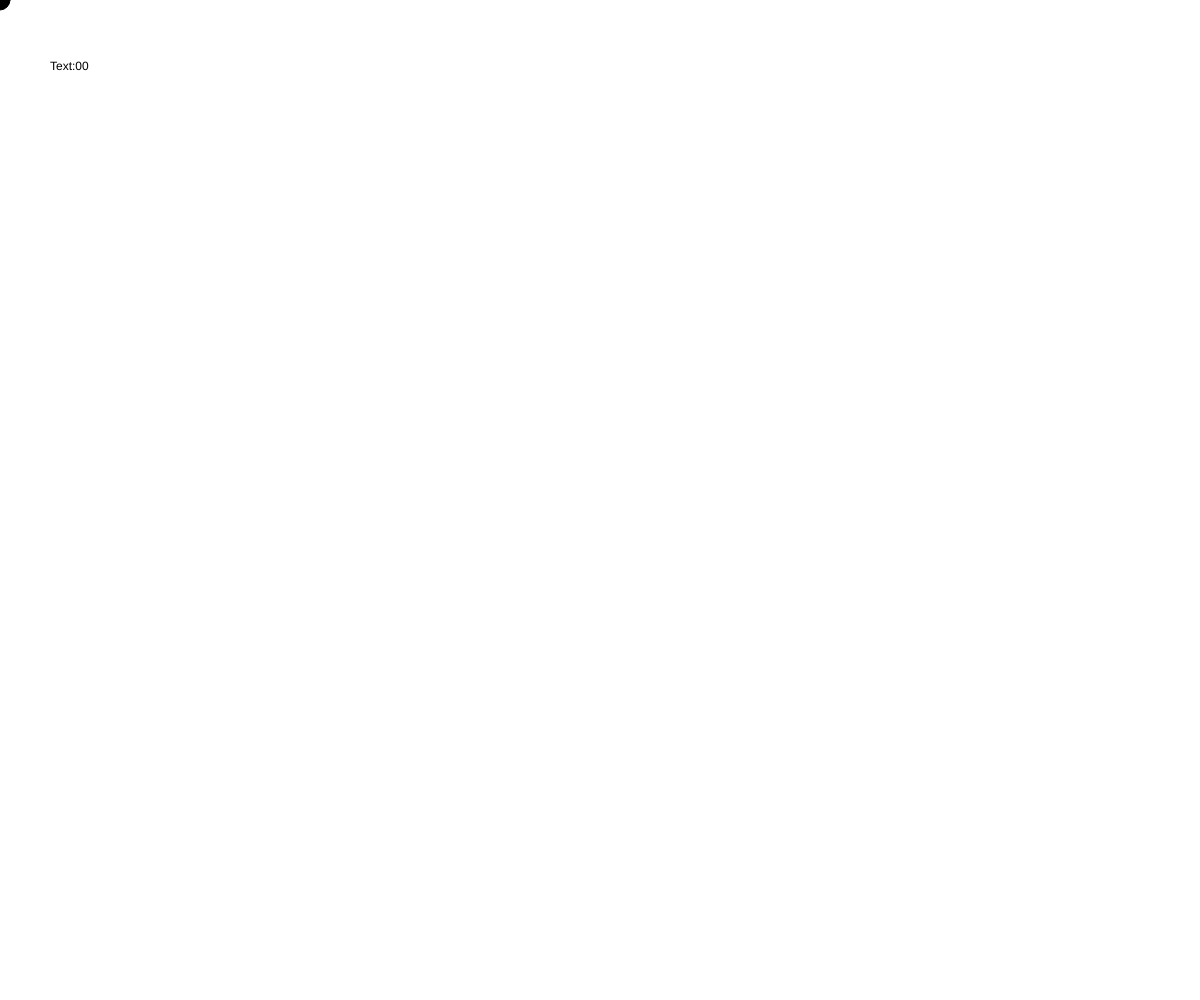
Frame 1 (no input)
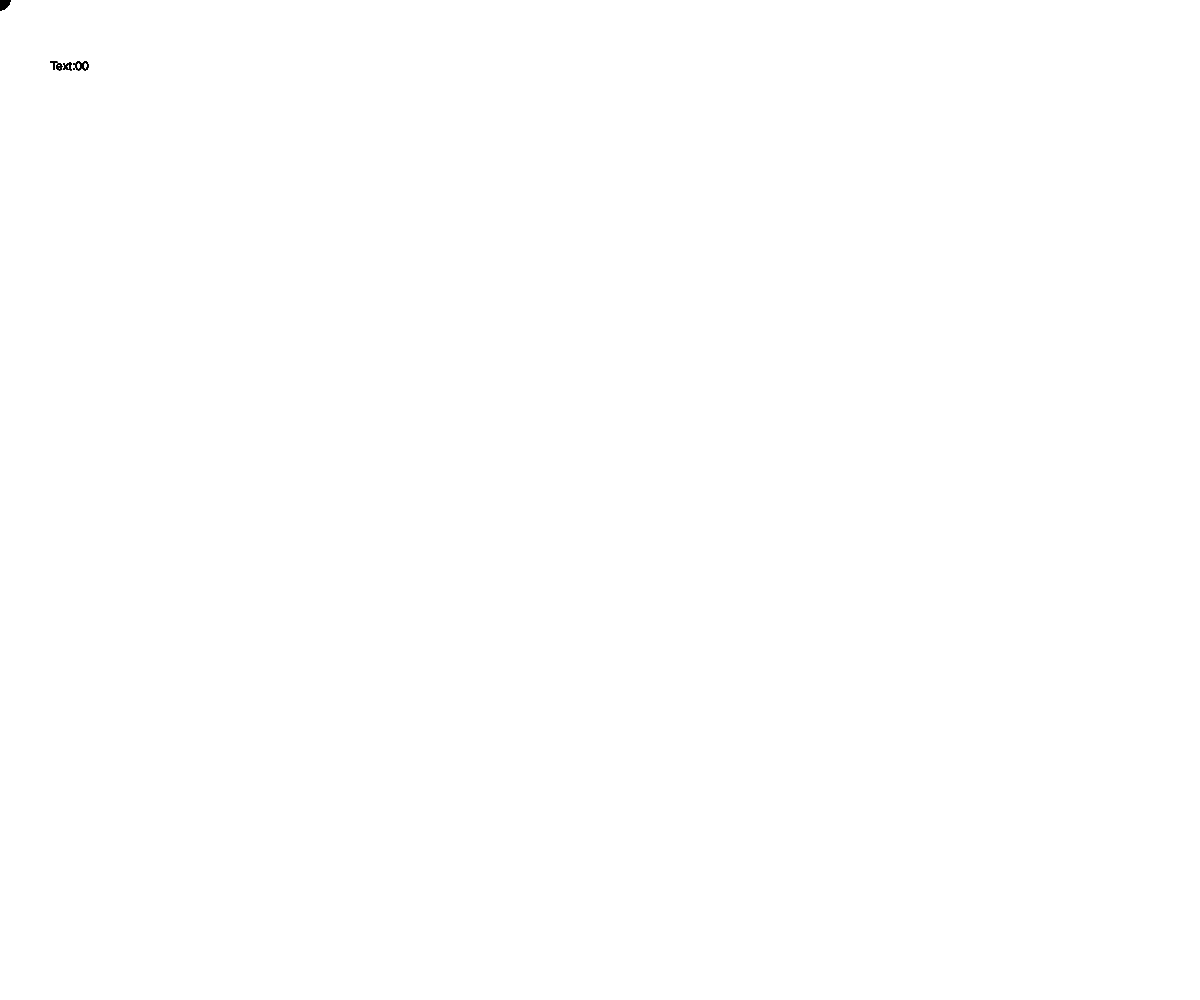
Frame 60 (no input)
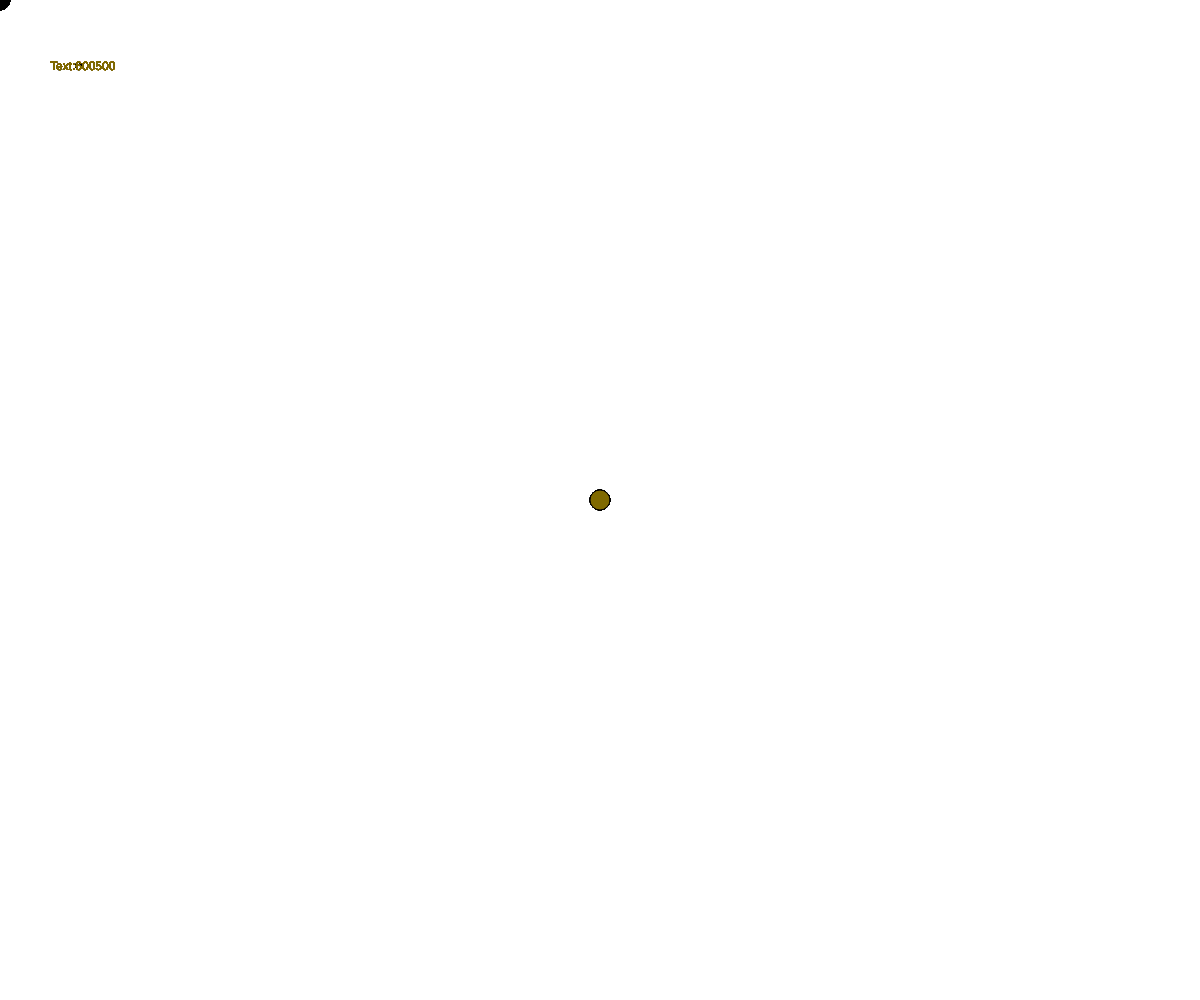
Frame 120 (the mouse pressed at the canvas centre since frame 60)

The p5.js sketch that drew these frames (run headless with seeded random() and noise() and a simulated clock; from frame 60 on, the mouse is pressed at the canvas centre):

// p5.js sketch
// ── sketch.js
let zBereich;
let version = 1;




function setup() {
  zBereich = createCanvas(windowWidth, windowHeight);
  zBereich.position(0,0); //Links oben
  zBereich.style('z-index','-1') //Verschiebung auf der z-Achse
}

function draw() {
  //ohne background = transparent
  noStroke;
  text("Text:" + mouseX + mouseY, 50,70)
  if(version==1) {
  fill(mouseX/windowWidth*255,mouseY/windowWidth*255,0);
  circle(mouseX, mouseY, 20);
  }
  if(version==2) {
    if(mouseX >= windowWidth/2) {
      fill(255,0,0);
      circle(mouseX, mouseY, 20);
    } else{
      fill(0,0,255);
    circle(mouseX, mouseY, 20);
    }
  }
}
